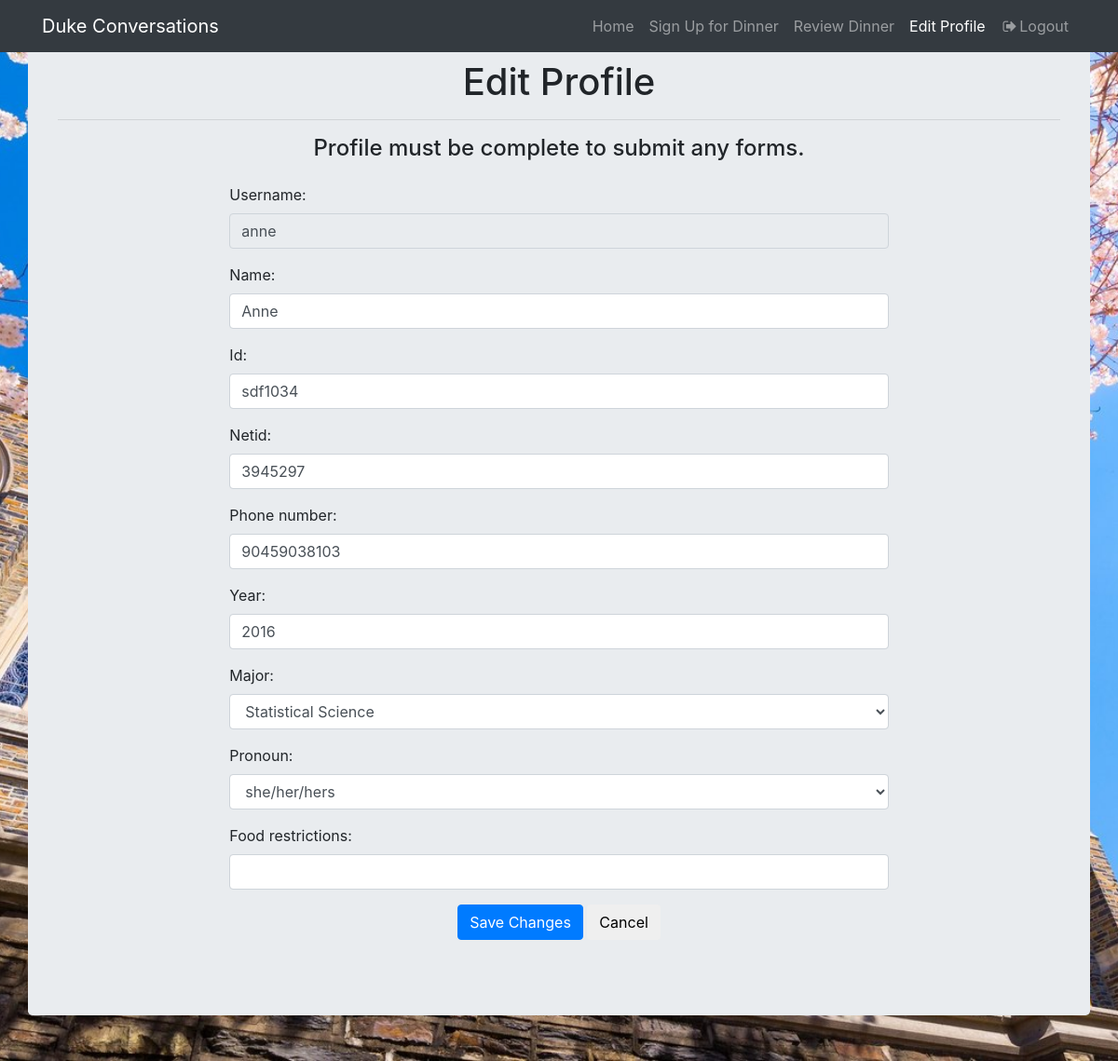
Screenshot of /edit (signed in) with the database file from the repository.
### app/models.py (models this page shows, shortened)
class Student(models.Model):
	majors = (
		("1", "African and African American Studies"),
		("2", "Art History"),
		("3", "Asian and Middel Eastern Studies"),
		("4", "Biology"),
		("5", "Biomedical Engineering"),
		("6", "Biophysics"),
		("7", "Brazilian and Global Portuguese Studies"),
		("8", "Chemistry"),
		("9", "Civil Engineering"),
		("10", "Classical Civilization"),
		("11", "Classical Languages"),
		("12", "Computer Science"),
		("13", "Cultural Anthropology"),
		("14", "Dance"),
		("15", "Earth and Ocean Sciences"),
		("16", "Economics"),
		("17", "Electrical and Computer Engineering"),
		("18", "English"),
		("19", "Environmental Engineering"),
		("20", "Environmental Sciences"),
		("21", "Environmental Sciences and Policy"),
		("22", "Evolutionary Anthropology"),
		("23", "French Studies"),
		("24", "Gender, Sexuality, and Feminist Studies"),
		("25", "German"),
		("26", "Global Cultural Studies"),
		("27", "Global Health"),
		("28", "History"),
		("29", "Interdepartmental Major"),
		("30", "International Comparative Studies"),
		("31", "Italian Studies"),
		("32", "Linguistics"),
		("33", "Mathematics"),
		("34", "Mechanical Engineering"),
		("35", "Medieval and Renaissance Studies"),
		("36", "Music"),
		("37", "Neuroscience"),
		("38", "Philosophy"),
		("39", "Physics"),
		("40", "Political Science"),
		("41", "Program II"),
		("42", "Psychology"),
		("43", "Public Policy Studies"),
		("44", "Religious Studies"),
		("45", "Romance Studies"),
		("46", "Russian"),
		("47", "Slavic and Eurasian Studies"),
		("48", "Sociology"),
		("49", "Spanish, Latin American, and Latino/a Studies"),
		("50", "Statistical Science"),
		("51", "Theater Studies"),
		("52", "Visual Arts"),
		("53", "Visual and Media Studies"),
		("54", "Undecided")
	)
	pronouns = (
		("1", "he/him/his"),
		("2", "she/her/hers"),
		("3", "they/them/theirs"),
		("4", "xe/xem/xyr"),
		("5", "other")
	)
	username = models.CharField(max_length = 70, primary_key = True)
	id = models.CharField(max_length = 7)
	name = models.CharField(max_length = 40)
	food_restrictions = models.CharField(max_length = 50, null = True, blank = True)
	netid = models.CharField(max_length = 7, unique = True)
	phone_number = models.IntegerField(unique = True)
	year = models.IntegerField()
	major = models. CharField(max_length = 2, choices = majors)
	pronoun = models.CharField(max_length = 1, choices = pronouns)

### app/views.py (the view)
# urls.py: url(r'^edit$', views.edit, name = 'edit'),
@login_required(login_url = '/login')
def edit(request):
	user = request.user.get_username()
	try:
		student = Student.objects.get(username = user)
	except ObjectDoesNotExist:
		student = None
	if request.method == "POST":
		form = accountInfo(request.POST, instance = student)
		form.fields['username'].widget.attrs['readonly'] = True
		if form.is_valid():
			form.save(commit=False)
			form.username = user
			form.save()
			return redirect('/home')
	else:
		form = accountInfo(initial={'username':user}, instance=student)
		form.fields['username'].widget.attrs['readonly'] = True
	return render(request, 'html_work/editprof.html', {'form': form, "user": user})

### app/forms.py
class accountInfo(forms.ModelForm):
	def __init__(self, *args, **kwargs):
		super(accountInfo, self).__init__(*args, **kwargs)
		majors = Student._meta.get_field('major').choices
		pronouns = Student._meta.get_field('pronoun').choices
		self.fields['major'].choices = majors
		self.fields['pronoun'].choices = pronouns
		for field in self.fields:
			self.fields[field].widget.attrs.update({'class' : 'form-control'})
	class Meta:
		model = Student
		fields = ('username', 'name', 'id', 'netid', 'phone_number', 'year', 'major', 'pronoun', 'food_restrictions')
		widgets = {
            'username': forms.TextInput(attrs={'class': 'form-control'}),
            'name': forms.TextInput(attrs={'class': 'form-control'}),
			'id': forms.TextInput(attrs={'class': 'form-control'}),
            'netid': forms.TextInput(attrs={'class': 'form-control'}),
			'phone_number': forms.TextInput(attrs={'class': 'form-control'}),
            'year': forms.TextInput(attrs={'class': 'form-control'}),
			'major': forms.Select(attrs={'class': 'form-control'}),
            'pronoun': forms.Select(attrs={'class': 'form-control'}),
			'food_restrictions': forms.TextInput(attrs={'class': 'form-control'})
		}

### app/templates/html_work/editprof.html (shortened to what this page needs)
<!DOCTYPE html>
{% load static %}
<html lang="en">
  <head>
    <link rel="stylesheet" href={% static "vendor/bootstrap/css/bootstrap.min.css" %}>
    <link rel="stylesheet" href={% static "css/full.css" %}>
    <link rel="stylesheet" type="text/css" href={% static "vendor/font-awesome/css/font-awesome.min.css" %}>
  </head>
  <body>
    <nav class="navbar navbar-expand-lg navbar-dark bg-dark fixed-top">
      <div class="container">
        <a class="navbar-brand" href="home">Duke Conversations</a>
        <div class="collapse navbar-collapse" id="navbarResponsive">
          <ul class="navbar-nav ml-auto">
            <li class="nav-item">
              <a class="nav-link" href="home">Home
              </a>
            </li>
            <li class="nav-item">
              <a class="nav-link" href="register">Sign Up for Dinner</a>
            </li>
            <li class="nav-item">
              <a class="nav-link" href="review">Review Dinner</a>
            </li>
            <li class="nav-item">
              <a class="nav-link active" href="edit">Edit Profile</a>
            </li>
            <li class="nav-item">
          <a class="nav-link" data-toggle="modal" data-target="#exampleModal" href="logout">
            <i class="fa fa-fw fa-sign-out"></i>Logout</a>
        </li>
          </ul>
        </div>
      </div>
    </nav>
<div class="container jumbotron">
    <h1 class="text-center">Edit Profile</h1>
    <hr>
  <div class="row">
      <div class="col-md-2">
      </div>
      <div class="col-md-8 personal-info">
        <h4 class="text-center" style="padding: 0 0 15px 0">Profile must be complete to submit any forms. </h4>
          <form class="form-group" action="" method='POST'> {% csrf_token %}
           {{ form.as_p }}
      <div class="text-center col-md-12">
              <button type="submit" class="btn btn-primary"  href="confirm">Save Changes</button>
              <button class="btn btn-default" href="home"> Cancel</button>
            </div>
          </form>
<div class="col-md-2">
      </div>
</div>
          <div class="form-group">
            <label class="col-md-3 control-label"></label>
          </div>
      </div>
  </div>
<hr>
  </body>
</html>

### app/static/css/full.css (style rules this page uses)
body { background: url('dukechapel.jpg') no-repeat center center fixed; -webkit-background-size: cover; -moz-background-size: cover; background-size: cover; -o-background-size: cover; }

### rows the page displays
Student: name "Anne", id "sdf1034", netid "3945297", phone_number "90459038103", year "2016", major "Statistical Science", pronoun "she/her/hers"
